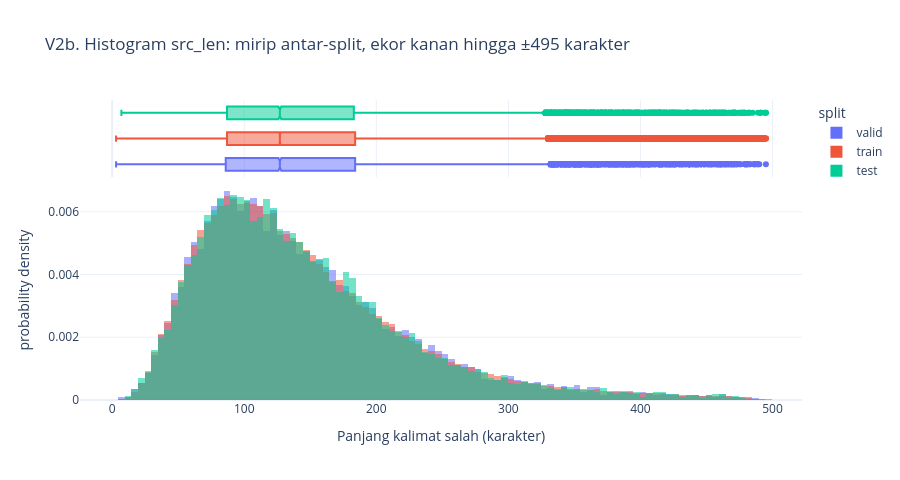

Source (notebook cell):
### Markdown cell above
Sel 15 — Visualisasi 2b: histogram

### Code cell
fig2b = px.histogram(df.sample(200_000, seed=1), x="src_len", color="split", nbins=100, barmode="overlay",
                     opacity=0.55, histnorm="probability density", marginal="box",
                     labels={"src_len": "Panjang kalimat salah (karakter)"},
                     title="V2b. Histogram src_len: mirip antar-split, ekor kanan hingga ±495 karakter")
fig2b.update_layout(height=480)
fig2b.show()

### Figure 1 — Plotly figure (JSON) as saved in the notebook; plotly's stock layout.template omitted (floating-point values rounded to 4 significant figures; data arrays with more than 128 entries replaced by an {"elided": "..."} marker saying what was removed)
{"data": [{"bingroup": "x", "histnorm": "probability density", "hovertemplate": "split=valid<br>Panjang kalimat salah (karakter)=%{x}<br>probability density=%{y}<extra></extra>", "legendgroup": "valid", "marker": {"color": "#636efa", "opacity": 0.55, "pattern": {"shape": ""}}, "name": "valid", "nbinsx": 100, "orientation": "v", "showlegend": true, "type": "histogram", "x": {"elided": "20014 int values"}, "xaxis": "x", "yaxis": "y"}, {"hovertemplate": "split=valid<br>Panjang kalimat salah (karakter)=%{x}<extra></extra>", "legendgroup": "valid", "marker": {"color": "#636efa"}, "name": "valid", "notched": true, "showlegend": false, "type": "box", "x": {"elided": "20014 int values"}, "xaxis": "x2", "yaxis": "y2"}, {"bingroup": "x", "histnorm": "probability density", "hovertemplate": "split=train<br>Panjang kalimat salah (karakter)=%{x}<br>probability density=%{y}<extra></extra>", "legendgroup": "train", "marker": {"color": "#EF553B", "opacity": 0.55, "pattern": {"shape": ""}}, "name": "train", "nbinsx": 100, "orientation": "v", "showlegend": true, "type": "histogram", "x": {"elided": "159931 int values"}, "xaxis": "x", "yaxis": "y"}, {"hovertemplate": "split=train<br>Panjang kalimat salah (karakter)=%{x}<extra></extra>", "legendgroup": "train", "marker": {"color": "#EF553B"}, "name": "train", "notched": true, "showlegend": false, "type": "box", "x": {"elided": "159931 int values"}, "xaxis": "x2", "yaxis": "y2"}, {"bingroup": "x", "histnorm": "probability density", "hovertemplate": "split=test<br>Panjang kalimat salah (karakter)=%{x}<br>probability density=%{y}<extra></extra>", "legendgroup": "test", "marker": {"color": "#00cc96", "opacity": 0.55, "pattern": {"shape": ""}}, "name": "test", "nbinsx": 100, "orientation": "v", "showlegend": true, "type": "histogram", "x": {"elided": "20055 int values"}, "xaxis": "x", "yaxis": "y"}, {"hovertemplate": "split=test<br>Panjang kalimat salah (karakter)=%{x}<extra></extra>", "legendgroup": "test", "marker": {"color": "#00cc96"}, "name": "test", "notched": true, "showlegend": false, "type": "box", "x": {"elided": "20055 int values"}, "xaxis": "x2", "yaxis": "y2"}], "layout": {"barmode": "overlay", "height": 480, "legend": {"title": {"text": "split"}, "tracegroupgap": 0}, "title": {"text": "V2b. Histogram src_len: mirip antar-split, ekor kanan hingga ±495 karakter"}, "xaxis": {"anchor": "y", "domain": [0, 1], "title": {"text": "Panjang kalimat salah (karakter)"}}, "xaxis2": {"anchor": "y2", "domain": [0, 1], "matches": "x", "showgrid": true, "showticklabels": false}, "yaxis": {"anchor": "x", "domain": [0, 0.7326], "title": {"text": "probability density"}}, "yaxis2": {"anchor": "x2", "domain": [0.7426, 1], "matches": "y2", "showgrid": false, "showline": false, "showticklabels": false, "ticks": ""}}}
